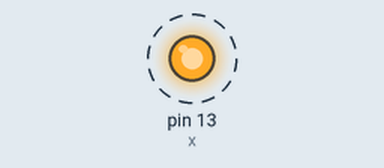
Recording of a sketch running on a simulated Arduino Uno, built with avr-gcc and run on an emulated ATmega328P. Parts: output pins drawn as LEDs (lit = HIGH). Dashed ring = blinking.

Above: at 0.2 s.
Timing chart, 0 to 3.0 s (numbered marks = the images above):
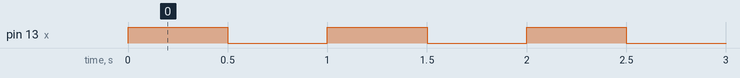

The sketch:

funky_waasa1.ino
```cpp
int x = 13;
void setup()
{
  pinMode(x,OUTPUT);
 }
void loop()
{
  digitalWrite(x,HIGH);
  delay(500);
  digitalWrite(x,LOW);
  delay(500);

}
```

Measured:
- by itself, pin 13 (x): alternates HIGH for 0.50 s and LOW for 0.50 s
